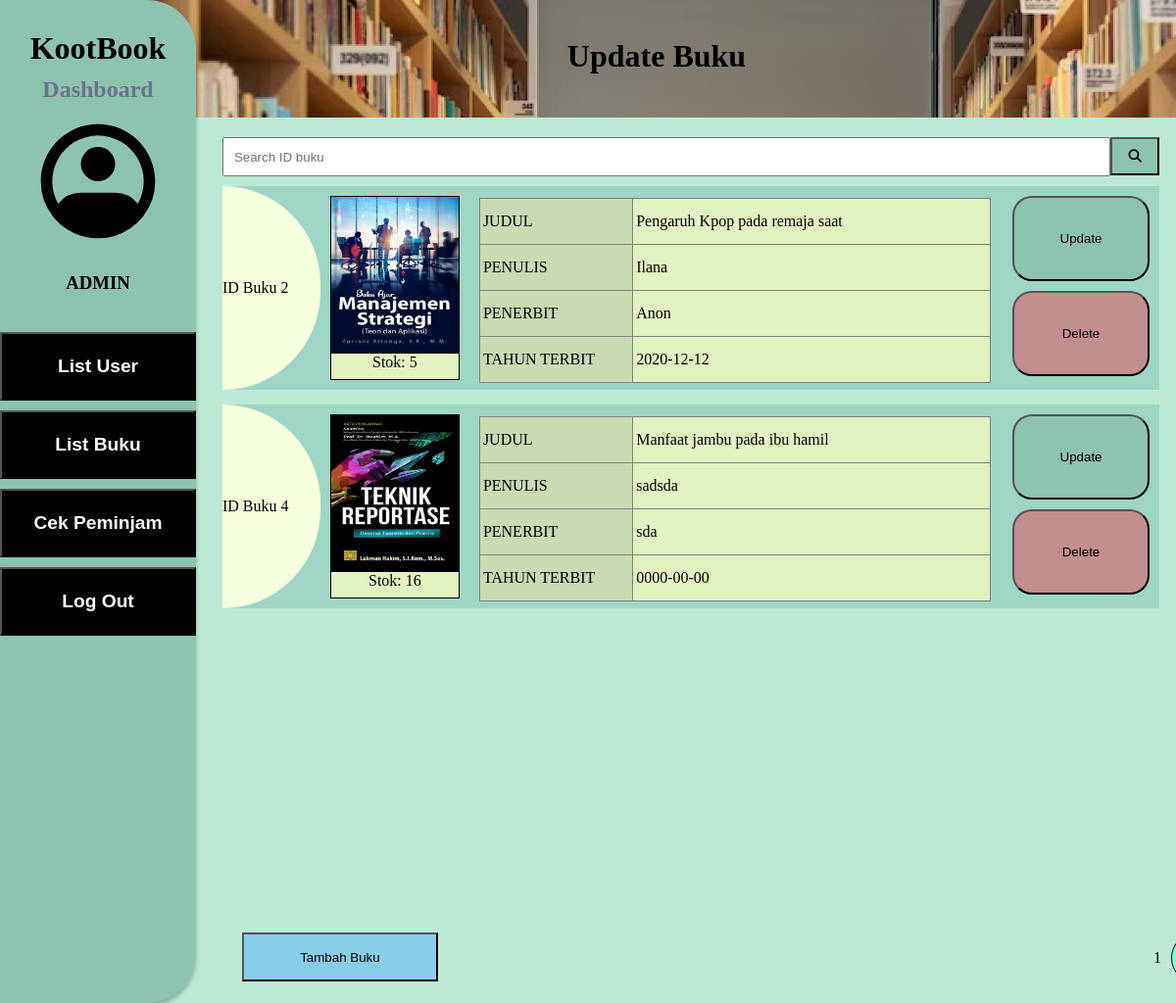
/public/Admin/updateBuku/1 (signed in), run on the app's committed database.
### tables this page shows
CREATE TABLE `buku` (
  `ID_Buku` int(11) NOT NULL,
  `Judul` varchar(255) NOT NULL,
  `Penulis` varchar(255) NOT NULL,
  `Penerbit` varchar(255) NOT NULL,
  `Tahun_Terbit` date NOT NULL,
  `Sinopsis` varchar(255) NOT NULL,
  `Stock` int(10) NOT NULL
);

### app/core/Controller.php (called while the page is built, shortened)
<?php
class Controller{
    public function view($direct, $data = []){
        require_once '../app/views/'. $direct .'.php';
    }
    public function model($model){
        return new $model;
    }
}

### app/core/App.php (called while the page is built, shortened)
<?php
class App {
    protected $method = 'index';
    protected $params = [];
    public function __construct()
    {
        $url = $this->parseURL();
        if($url != null){
            if( file_exists('../app/controllers/' . $url[0] . '.php') ) {
                unset($url[0]);
            }
        }
        $this->controller = new $this->controller;
        if( isset($url[1]) ) {
            if( method_exists($this->controller, $url[1]) ) {
                $this->method = $url[1];
                unset($url[1]);
            }
        }
        if( !empty($url) ) {
            $this->params = array_values($url);
        }
        call_user_func_array([$this->controller, $this->method], $this->params);
    }
    public function parseURL()
    {
        if( isset($_GET['url']) ) {
            $url = rtrim($_GET['url'], '/');
            $url = filter_var($url, FILTER_SANITIZE_URL);
            $url = explode('/', $url);
            return $url;
        }
    }
}

### public/index.php (called while the page is built, shortened)
<?php
$app = new App;

### app/core/Database.php (called while the page is built, shortened)
<?php
class Database {
    private $host = DB_HOST;
    private $user = DB_USER;
    private $pass = DB_PASS;
    private $db_name = DB_NAME;
    private $port = 3306;
    private $dbh;
    private $stmt;
    public function __construct()
    {
        $dsn = 'mysql:host=' . $this->host . ';port=' . $this->port . ';dbname=' .  $this->db_name;
        $option = [
            PDO::ATTR_PERSISTENT => true,
            PDO::ATTR_ERRMODE => PDO::ERRMODE_EXCEPTION,
        ];
        try {
            $this->dbh = new PDO($dsn, $this->user, $this->pass, $option);
        } catch(PDOException $e) {
            die($e->getMessage());
        }
    }
    public function query($query)
    {
        $this->stmt = $this->dbh->prepare($query);
    }
    public function execute()
    {
        $this->stmt->execute();
    }
    public function resultSet()
    {
        $this->execute();
        return $this->stmt->fetchAll(PDO::FETCH_ASSOC);
    }
}

### app/models/book_model.php (called while the page is built, shortened)
<?php
class book_model extends Controller{
    private $db;
    public function __construct()
    {
        $this->db = new Database();
    }
    public function getAllBook() {
        $this->db->query("SELECT * FROM buku");
        return $this->db->resultSet();
    }
}

### app/views/Admin/update_buku.php (the view, shortened to what this page needs)
<div class="container-content-admin">
    <div class="search-bar-admin">
        <form action="<?= BASEURL ?>/Admin/cariBuku" method="post">
            <input type="text" placeholder="Search ID buku" name="ID_Buku">
            <div class="search-icon">
                <button type="submit" class="search-button"><i class="fas fa-search"></i></button>
            </div>
        </form>
    </div>
    <div class="kotak" id="container-data">
        <?php
        $totalRows = count($data['book']);
        $limit = 2;
        if (isset($data['page'])) {
            $currentPage = (int) $data['page'];
        } else {
            $currentPage = 1;
        }
        $totalPages = ceil($totalRows / $limit);
        $startIndex = ($currentPage - 1) * $limit;
        $endIndex = $startIndex + $limit - 1;
        if ($totalRows != 0) {
            for ($i = $startIndex; $i <= $endIndex && $i < $totalRows; $i++) {
                $book = $data['book'][$i];
        ?>
                <div class="kotak">
                    <div class="bulet-kiri">
                        <p>ID Buku <?= $book['ID_Buku'] ?></p>
                    </div>
                    <div class="cover-base">
                    <div class="cover">
                        <img src='../../../public/assets/images/imgCover/<?= $book['ID_Buku'] ?>.jpg'>
                    </div>
                        <div class="stok">Stok: <?= $book['Stock'] ?></div>
                    </div>
                    <div class="tabel">
                        <table border="1">
                            <tr>
                                <td class="tabel-kiri">JUDUL</td>
                                <td><?= $book['Judul'] ?></td>
                            </tr>
                            <tr>
                                <td class="tabel-kiri">PENULIS</td>
                                <td><?= $book['Penulis'] ?></td>
                            </tr>
                            <tr>
                                <td class="tabel-kiri">PENERBIT</td>
                                <td><?= $book['Penerbit'] ?></td>
                            </tr>
                            <tr>
                                <td class="tabel-kiri">TAHUN TERBIT</td>
                                <td><?= $book['Tahun_Terbit'] ?></td>
                            </tr>
                        </table>
                    </div>
                    <div class="update-delete">
                        <a href="<?= BASEURL ?>/Admin/updateBukuDetail/<?= $book['ID_Buku'] ?>">
                            <button class="update" type="submit">Update</button>
                        </a>
                        <a href="<?= BASEURL ?>/Admin/deleteBuku/<?= $book['ID_Buku'] ?>">
                    <button class=" delete">Delete</button>
                        </a>
                    </div>
                </div>
        <?php
            }
        }
        ?>
    </div>
    <div class="bawah">
        <div class="tambahbuku">
            <a href="<?= BASEURL ?>/Admin/tambahBuku"><button>Tambah Buku</button></a>
        </div>
        <div class="bawah-kanan">
            <?php
            echo "<div class='halaman'>" . $currentPage . "</div>";
            if ($currentPage < $totalPages) {
                echo "<a href='" . BASEURL . "/Admin/updateBuku/" . ($currentPage + 1) . "'><div class='bulet'>></div></a>";
            }
            ?>
        </div>
    </div>
</div>

### public/assets/css/Admin-updateBuku.css (style rules this page uses)
body { width: 100%; height: 1024px; margin: 0px; padding: 0px; background: #bcead5; position: fixed; display: flex; align-items: start; justify-content: center; }
.container-content-admin { padding-left: 250px; padding-top: 140px; border: black; padding-right: 40px; flex-direction: column; width: 1000px; }
.search-bar-admin form { display: flex; height: 40px; margin-bottom: 10px; }
.search-bar-admin form input { width: 100%; padding: 10px; }
.search-bar-admin form .search-icon .search-button { padding: 10px; background-color: #8ec3b0; width: 50px; text-align: center; height: auto; }
#container-data { flex-direction: column; gap: 15px; }
.kotak { background-color: #9ed5c5; width: 100%; height: 208px; display: flex; flex-direction: row; justify-content: space-between; }
.bulet-kiri { background-color: #f6ffde; width: 100px; height: 208px; border-radius: 0px 100px 100px 0px; display: flex; align-items: center; }
.cover-base { display: flex; margin: 10px; width: 130px; height: 188px; background-color: #d9d9d9; flex-direction: column; }
.cover { border: 1px solid black; width: 130px; height: 158px; background-color: #d9d9d9; background-size: cover; }
.stok { width: 130px; height: 30px; background-color: #e3f2c1; border: 1px solid black; text-align: center; }
table { border-collapse: collapse; width: 522px; }
.tabel { margin: 12px; }
.tabel-kiri { width: 30%; background-color: #c9dbb2; }
table tr td { padding: 3px; background-color: #e3f2c1; width: 100%; height: 40px; }
.bawah { display: flex; justify-content: space-between; position: fixed; bottom: 0; margin: 20px; width: 1000px; }
.update-delete { display: flex; flex-direction: column; gap: 10px; margin: 10px; }
.update { background-color: #8ec3b0; width: 100%; height: 87px; display: flex; align-items: center; justify-content: center; border-radius: 20px; }
.delete { background-color: #c38e8e; width: 140.24px; height: 87px; display: flex; align-items: center; justify-content: center; border-radius: 20px; }
button { background-color: skyblue; width: 200px; height: 50px; }
.bawah-kanan { display: flex; }
.bulet { width: 50px; height: 50px; border-radius: 50px; border: 1px solid black; align-items: center; display: flex; justify-content: center; background-color: aquamarine; }
.halaman { padding: 10px; display: flex; align-items: center; }
a { text-decoration: none; }
.cover img { width: 130px; height: 158px; }

### data on the page
buku: ID_Buku "2", shows a picture, Stock "5", Judul "Pengaruh Kpop pada remaja saat", Penulis "Ilana", Penerbit "Anon", Tahun_Terbit "2020-12-12"
buku: ID_Buku "4", shows a picture, Stock "16", Judul "Manfaat jambu pada ibu hamil", Penulis "sadsda", Penerbit "sda", Tahun_Terbit "0000-00-00"

### other printed values
$data['header'] "Update Buku"
$currentPage "1"
